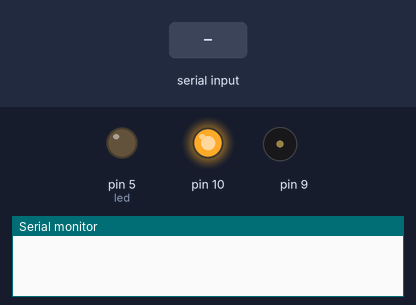
This sketch was run on a simulated Arduino Uno, built with avr-gcc and run on an emulated ATmega328P. Parts: output pins drawn as LEDs (lit = HIGH), buzzer (waves = sounding), the last lines printed to the serial monitor. The inputs (shaded band) are chosen by the test bench. Pins used as bus, display or sensor lines are not drawn.

Above: at 1.2 s.
1.3 s: "T 45\n" received over Serial
At 3.0 s:
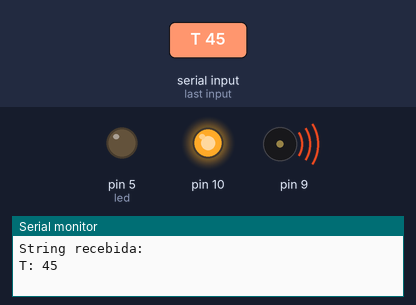
3.8 s: "M 45\n" received over Serial
6.3 s: "L90\n" received over Serial
Timing chart, 0 to 9.3 s (numbered marks = the images above; inputs shaded):
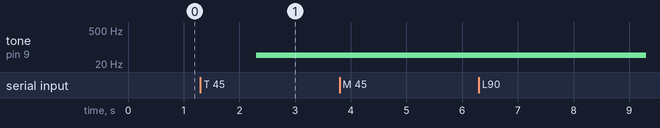

The sketch:

botnroll_bluetooth_backup_18-01-2019.ino
```cpp
#include <BnrOneA.h>
#include <EEPROM.h>
#include <SPI.h>
BnrOneA one;

#define led 5
#define SSPIN 2

String toneDuration = "";

void setup() {

  pinMode(led, OUTPUT);
  Serial.begin(9600);
  one.spiConnect(SSPIN);
  one.stop();
}

void loop() {

  String dados = "";
  if (Serial.available()) {
    dados = Serial.readString();
    Serial.print("String recebida:\n");
  }

  String command = (String) dados.charAt(0) + (String) dados.charAt(1);

  char cmd = dados.charAt(0);
  char space = dados.charAt(1);
  String vel = (String) dados.charAt(2) + (String) dados.charAt(3);
  int newVel = vel.toInt();


  int spd = 0;

  if (command.charAt(0) == 'M' && command.charAt(1) == ' ') {
    spd = dados.charAt(2) + dados.charAt(3);
    Serial.println(dados);
  }

  if (cmd == 'L' && space == ' ') {
    one.lcd1("V: " + String(newVel));
    one.move(newVel, newVel);

  }
  else if (cmd == 'L' && space == '-') {
    newVel *= -1;
    one.lcd1("V: " + String(newVel));
    one.move(newVel, newVel);
  }

  if (cmd == 'L' && space != ' ') {
    Serial.println("Comando inválido!");
  }
  if (cmd == 'R' && space == ' ') {
    one.lcd1("V: " + String(newVel));
    one.move(newVel, -newVel);

  } else if (cmd == 'R' && space == '-') {
    one.lcd1("V: " + String(newVel));
    one.move(-newVel, newVel);
  }

  if (cmd == 'T' && space == ' ') {
    String freq = (String) dados.charAt(2) + (String) dados.charAt(3) + (String) dados.charAt(4) + (String) dados.charAt(5);
    tone(9, freq.toInt(), toneDuration.toInt()); // T 200 //2345
    Serial.println("T: " + freq + " " + toneDuration);
  }

  if (cmd == 'D' && space == ' ') {
    toneDuration =
      (String)dados.charAt(2) +
      (String)dados.charAt(3) +
      (String) dados.charAt(4) +
      (String)dados.charAt(5);
    Serial.println("Duration set to: " + toneDuration);
  }
}
```

Measured:
- after the input at 1.3 s, tone on pin 9: silent → 45 Hz after 1.0 s
